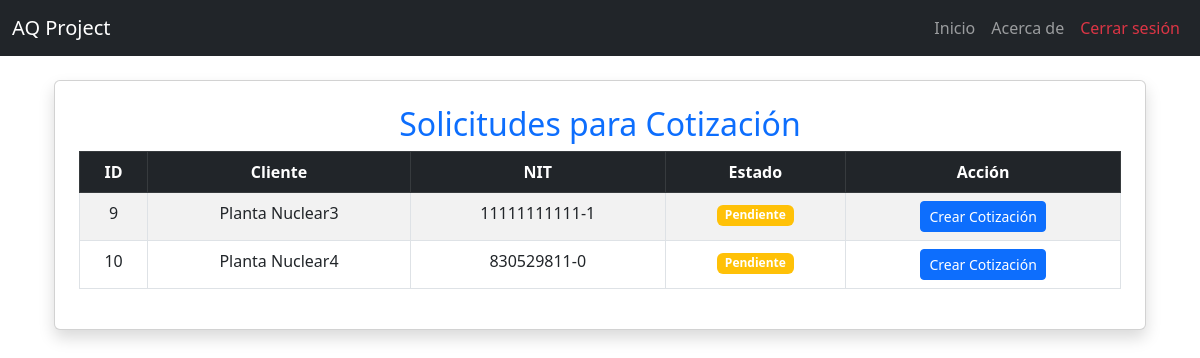
The page /cotizaciones/solicitudes/ (signed in) on the database as committed earlier.
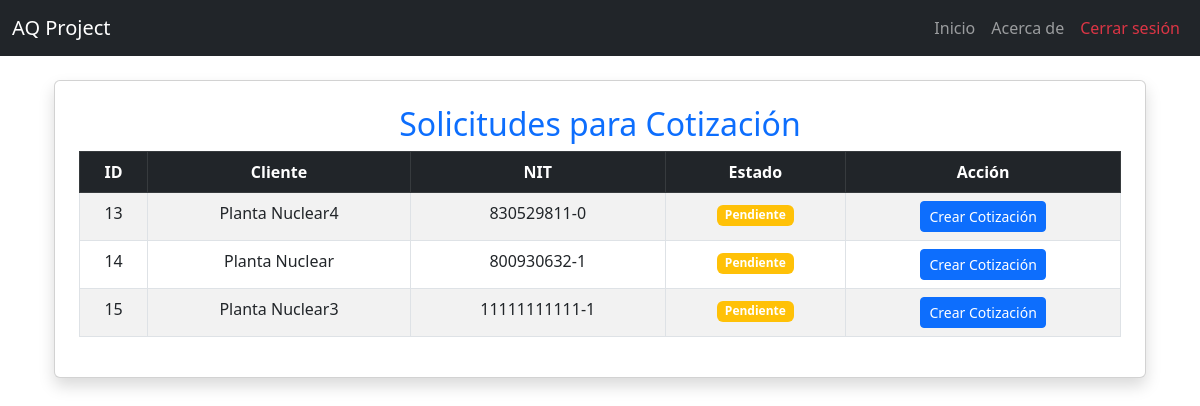
The same page on the database as committed later.
### solicitudes/models.py (models this page shows, shortened)
class Solicitud(models.Model):
    cliente = models.ForeignKey(Cliente, on_delete=models.CASCADE, related_name="solicitudes_solicitudes")  # Relación con el modelo Cliente
    fecha_solicitud = models.DateField(default=date.today)  # Fecha en que se crea la solicitud
    estado = models.CharField(
        max_length=20,
        choices=[
            ('Pendiente', 'Pendiente'),
            ('Aprobada', 'Aprobada'),
            ('Rechazada', 'Rechazada')
        ],
        default='Pendiente'
    )  # Estado de la solicitud

class Cliente(models.Model):
    nit = models.CharField(max_length=20, unique=True)  # Nit único
    nombre_propietario = models.CharField(max_length=100)
    nombre_establecimiento = models.CharField(max_length=100)
    representante_legal = models.CharField(max_length=100)
    cedula_ciudadania = models.CharField(max_length=20)
    ciudad = models.CharField(max_length=100)
    departamento = models.CharField(max_length=100)
    direccion = models.CharField(max_length=200)
    representante_organismo = models.CharField(max_length=100)
    cargo = models.CharField(max_length=50)
    telefono_fijo = models.CharField(max_length=20, blank=True, null=True)
    telefono_celular = models.CharField(max_length=20)
    correo_electronico = models.EmailField()
    nivel_cea = models.CharField(max_length=50, choices=NIVELES_CEA)
    cantidad_vehiculos = models.IntegerField(null=True, blank=True)
    cantidad_instructores = models.IntegerField(null=True, blank=True)
    categorias_certificar = models.ManyToManyField(Categoria, blank=True)
    certificado_conformidad = models.CharField(max_length=2, choices=CERTIFICADO_CONFORMIDAD_CHOICES, default="No")
    nombre_ente_certificador = models.CharField(max_length=100, blank=True, null=True)  # Se llena si es "Sí"
    fecha_solicitud = models.DateField(null=True, blank=True)  # Se establece solo cuando se envía la solicitud
    observaciones = models.TextField(blank=True, null=True)

### cotizaciones/views.py (the view)
# urls.py: path("solicitudes/", listado_solicitudes, name="listado_solicitudes"),
@login_required
def listado_solicitudes(request):
    solicitudes = Solicitud.objects.filter(estado="Pendiente").select_related("cliente")  # Optimización con select_related
    return render(request, "cotizaciones/listado_solicitudes.html", {"solicitudes": solicitudes})

### cotizaciones/templates/cotizaciones/listado_solicitudes.html (shortened to what this page needs)
{% extends 'layouts/base.html' %}
{% block content %}
<link rel="stylesheet" href="https://cdn.jsdelivr.net/npm/bootstrap@5.3.0/dist/css/bootstrap.min.css">
<div class="container mt-4">
    <div class="card shadow p-4">
        <h2 class="text-center text-primary">Solicitudes para Cotización</h2>
        {% if solicitudes %}
            <div class="table-responsive">
                <table class="table table-bordered table-striped text-center">
                    <thead class="table-dark">
                        <tr>
                            <th>ID</th>
                            <th>Cliente</th>
                            <th>NIT</th>
                            <th>Estado</th>
                            <th>Acción</th>
                        </tr>
                    </thead>
                    <tbody>
                        {% for solicitud in solicitudes %}
                            <tr>
                                <td>{{ solicitud.id }}</td>
                                <td>{{ solicitud.cliente.nombre_establecimiento }}</td>
                                <td>{{ solicitud.cliente.nit }}</td>
                                <td>
                                    <span class="badge {% if solicitud.estado == 'Pendiente' %}bg-warning{% elif solicitud.estado == 'Aprobada' %}bg-success{% elif solicitud.estado == 'Rechazada' %}bg-danger{% else %}bg-info{% endif %}">
                                        {{ solicitud.estado }}
                                    </span>
                                </td>
                                <td>
                                    <a href="{% url 'crear_cotizacion' solicitud.id %}" class="btn btn-sm btn-primary">Crear Cotización</a>
                                </td>
                            </tr>
                        {% endfor %}
                    </tbody>
                </table>
            </div>
        {% else %}
            <div class="alert alert-danger text-center">
                No hay solicitudes disponibles.
            </div>
        {% endif %}
    </div>
</div>
{% endblock %}

Rows that differ between the two databases and show on the page:
no longer on this page (row edited): Solicitud: id "9", cliente.nombre_establecimiento "Planta Nuclear3", cliente.nit "11111111111-1", estado "Pendiente"
no longer on this page (row edited): Solicitud: id "10", cliente.nombre_establecimiento "Planta Nuclear4", cliente.nit "830529811-0", estado "Pendiente"
added Solicitud: id "13", cliente.nombre_establecimiento "Planta Nuclear4", cliente.nit "830529811-0", estado "Pendiente"
added Solicitud: id "14", cliente.nombre_establecimiento "Planta Nuclear", cliente.nit "800930632-1", estado "Pendiente"
added Solicitud: id "15", cliente.nombre_establecimiento "Planta Nuclear3", cliente.nit "11111111111-1", estado "Pendiente"
